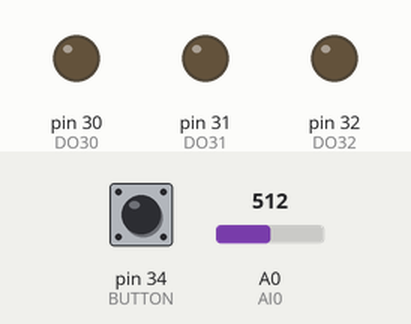
The sketch below on a simulated Arduino Mega 2560, built with avr-gcc and run on an emulated ATmega2560. On the bench: output pins drawn as LEDs (lit = HIGH). The test bench sets the inputs (shaded band); at power-on: A0 (AI0) = 512, pin 34 (BUTTON) LOW.

Above: at 1.2 s.
1.3 s: A0 (AI0) set to 785
2.8 s: A0 (AI0) set to 807
At 3.5 s:
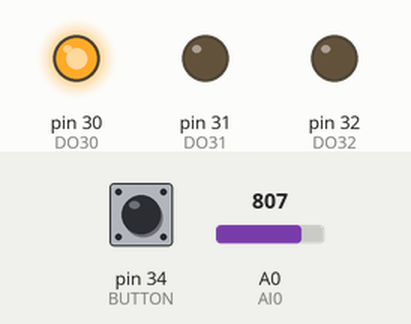
At 23.5 s:
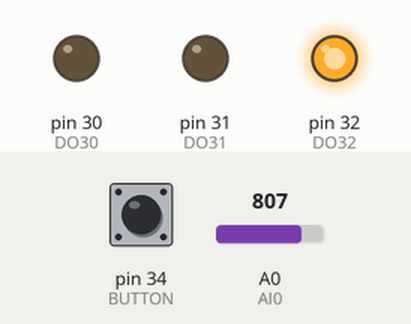
Timing chart, 0 to 24.3 s (numbered marks = the images above; inputs shaded):
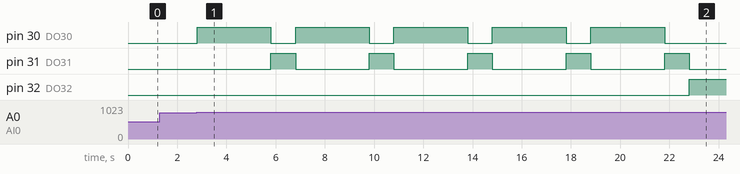

The sketch:

NivelAgua_Motor.ino
```cpp
#define BUTTON 34 //START-STOP
#define AI0 0 //NIVEL AGUA
#define DO30 30 //AGITADOR
#define DO31 31 //DESCANSO
#define DO32 32 //FIN AGITADOR

unsigned int nivelalto = 800;
unsigned int tanquevacio = 0;
unsigned int nivelagua = 0;
bool encendido = false;
bool esperando = false;

void setup() {
  Serial.begin(9600);

  pinMode(BUTTON,INPUT);

  pinMode(DO30,OUTPUT);
  pinMode(DO31,OUTPUT);
  pinMode(DO32,OUTPUT);

  digitalWrite(DO30,LOW);
  digitalWrite(DO31,LOW);
  digitalWrite(DO32,LOW);
}

void loop() {
  nivelagua = analogRead(AI0);
  encendido = digitalRead(BUTTON) == HIGH;
  if(encendido = true){

    if(nivelagua >= nivelalto && esperando == false){
      for(int i = 0; i < 5 ; i++ ){
        digitalWrite(DO30,HIGH);
        delay(3000);
        digitalWrite(DO30,LOW);
        digitalWrite(DO31,HIGH);
        delay(1000);
        digitalWrite(DO31,LOW);
      }
      esperando = true;
    }
    if(esperando == true){
      digitalWrite(DO32,HIGH);
      if(nivelagua <= tanquevacio){
        esperando = false;
        digitalWrite(DO32,LOW);
      }
    }
  if(encendido = false){
    digitalWrite(DO30,LOW);
    digitalWrite(DO31,LOW);
    digitalWrite(DO32,LOW);
  }
  delay(50);
  }
}
```

Measured:
- the behaviour switches between 799 and 800 on A0 (AI0) (found by bisection; images 0 and 1)
- after the input at 1.3 s, every drawn part: stays the same
- after the input at 2.8 s, pin 30 (DO30): alternates HIGH for 3.0 s and LOW for 1.0 s, starting at once; pin 31 (DO31): alternates HIGH for 1.0 s and LOW for 3.0 s, starting after 3.0 s; pin 32 (DO32): LOW → HIGH after 20.0 s
